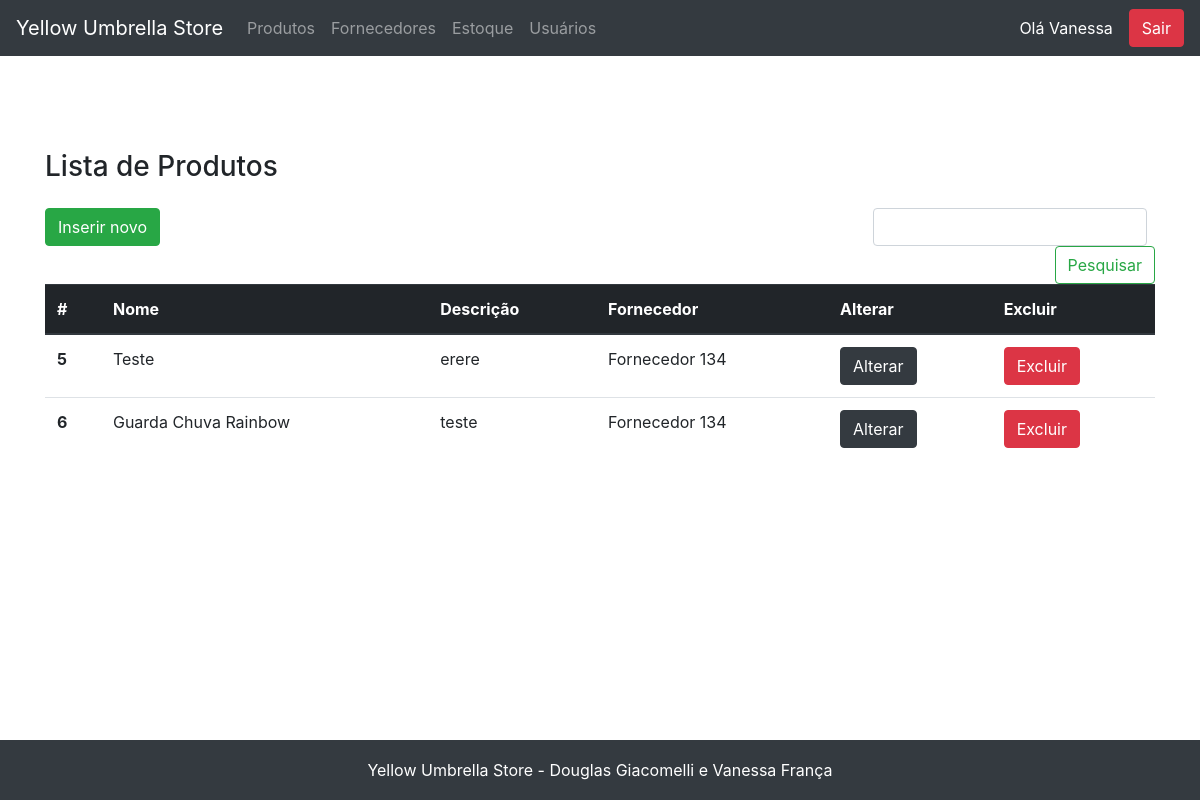
The app's page /produto/view_produtos.php (signed in), older data.
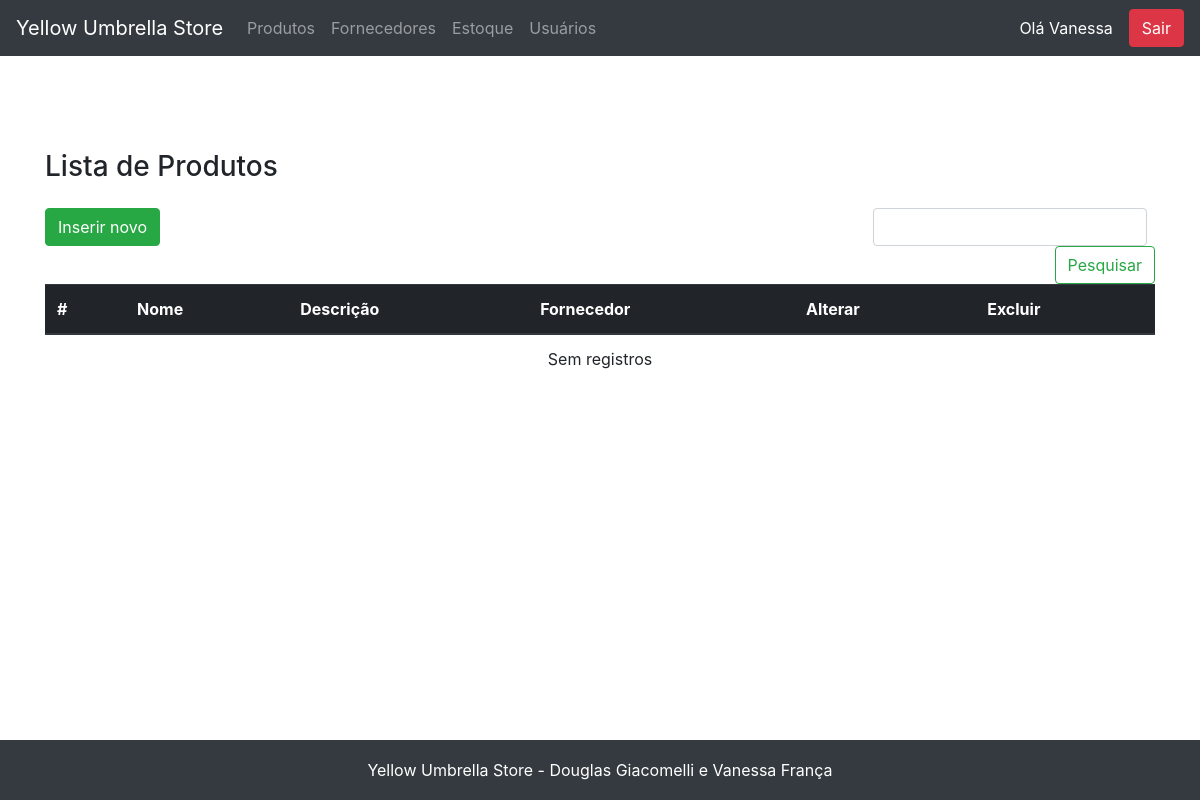
The same page, newer data.
### tables this page shows
CREATE TABLE `produto` (
  `id` int NOT NULL AUTO_INCREMENT,
  `nome` varchar(255) NOT NULL,
  `descricao` text NOT NULL,
  `foto` varchar(255) NOT NULL,
  `fornecedor_id` int DEFAULT NULL,
  PRIMARY KEY (`id`),
  KEY `fornecedor_id` (`fornecedor_id`),
  CONSTRAINT `produto_ibfk_1` FOREIGN KEY (`fornecedor_id`) REFERENCES `fornecedor` (`id`)
);

CREATE TABLE `fornecedor` (
  `id` int NOT NULL AUTO_INCREMENT,
  `nome` varchar(255) NOT NULL,
  `descricao` text NOT NULL,
  `email` varchar(255) NOT NULL,
  `telefone` varchar(255) NOT NULL,
  PRIMARY KEY (`id`)
);

### fachada.php (called while the page is built, shortened)
<?php
include_once('model/Produto.php');
include_once('dao/mysql/MysqlDaoFactory.php');
$factory = new MysqlDaofactory();
?>

### dao/mysql/MysqlDaoFactory.php (called while the page is built, shortened)
<?php
include_once('MysqlProdutoDao.php');
class MysqlDaofactory extends DaoFactory {
    private $host = "localhost";
    private $db_name = "web2";
    private $port = "3306";
    private $username = "root";
    private $password = "v6a10fr4nc486";
    public function getConnection(){
        $this->conn = null;
        $dsn="mysql:host=" . $this->host . ";port=" . $this->port . ";dbname=" . $this->db_name;
        try{
            $this->conn = new PDO($dsn, $this->username, $this->password);
      }catch(PDOException $exception){
            echo "Connection error: " . $exception->getMessage() . "\n";
            echo "DSN = " . $dsn;
        }
        return $this->conn;
    }
    public function getProdutoDao() {
        return new MysqlProdutoDao($this->getConnection());
    }
}
?>

### dao/DAO.php (called while the page is built, shortened)
<?php
abstract class DAO {
    public function __construct($conn){
        $this->conn = $conn;
    }
}
?>

### dao/mysql/MysqlProdutoDao.php (called while the page is built, shortened)
<?php
include_once($_SERVER['DOCUMENT_ROOT'].'/yellow_umbrella/dao/DAO.php');
class MysqlProdutoDao extends DAO implements ProdutoDao {
    private $table_name = 'produto';
    public function buscaTodos() {
        $query = "SELECT
                    p.id, p.nome, p.descricao, p.foto, fornecedor_id, f.nome as fornecedor_nome
                FROM
                    " . $this->table_name ." p
                    LEFT JOIN fornecedor f on (fornecedor_id = f.id)
                    ORDER BY id ASC";
        $stmt = $this->conn->prepare( $query );
        $stmt->execute();
        $produtos = [];
        while ($row = $stmt->fetch(PDO::FETCH_ASSOC)){
            extract($row);
            $produto = new Produto($id, $nome, $descricao, $foto, $fornecedor_id, $fornecedor_nome);
            $produtos[] = $produto;
        }
        return $produtos;
    }
}
?>

### model/Produto.php (called while the page is built, shortened)
<?php
class Produto{
    private $id;
    private $nome;
    private $descricao;
    private $fornecedor_nome;
    public function __construct( $id=null, $nome, $descricao, $foto, $fornecedor_id, $fornecedor_nome=null){
        $this->id=$id;
        $this->nome=$nome;
        $this->descricao=$descricao;
        $this->fornecedor_nome=$fornecedor_nome;
    }
    public function getId() { return intval($this->id); }
    public function getNome() { return $this->nome; }
    public function getDescricao() { return $this->descricao; }
    public function getFornecedorNome() { return $this->fornecedor_nome; }
}
?>

### produto/view_produtos.php (the view, shortened to what this page needs)
<?php
    include "../fachada.php";
    include "../header.php";
    $dao = $factory->getProdutoDao();
    $produtos = $dao->buscaTodos();
    $produtos = (isset($_SESSION["produtos"])) ? ($_SESSION["produtos"]) : ($produtos);
?>
<main role="main" class="container">
    <h3 class="mb-3">Lista de Produtos</h3>
    <div class="row">
        <div class="col-12">
        </div>
        <div class="col-lg-8 col-sm-12">
            <a href="view_cadastro_produto.php" class="btn btn-success mb-2">Inserir novo</a>
        </div>
        <div class="col-lg-4 col-sm-12">
            <form class="form-inline mt-2 mt-md-0 form-search-list" action="<?=$base?>/produto/executa_pesquisa.php" method="POST">
                <input class="form-control mr-sm-2" type="text" name="pesquisa" aria-label="Pesquisar">
                <button class="btn btn-outline-success my-2 my-sm-0" type="submit">Pesquisar</button>
            </form>
        </div>
        <div class="col-12">
        <table class="table table-responsive">
            <thead class="thead-dark">
                <tr>
                <th scope="col">#</th>
                <th scope="col">Nome</th>
                <th scope="col">Descrição</th>
                <th scope="col">Fornecedor</th>
                <th scope="col">Alterar</th>
                <th scope="col">Excluir</th>
                </tr>
            </thead>
            <tbody>
            <?php
                if($produtos){
                    foreach($produtos as $item){
            ?>
                <tr>
                <th scope="row"><?=$item->getID()?></th>
                <td><?=$item->getNome()?></td>
                <td><?=$item->getDescricao()?></td>
                <td><?=$item->getFornecedorNome()?></td>
                <td><a href="view_editar_produto.php?id=<?=$item->getID()?>" class="btn btn-dark">Alterar</button></td>
                <td><a href="exclui_produto.php?id=<?=$item->getID()?>" id="excluiProduto" class="btn btn-danger" onclick="return confirm('Você quer mesmo remover este produto?')">Excluir</button></td>
                </tr>
            <?php
                    }
                }else{
                    echo "<td colspan=6 style='text-align:center;'>Sem registros</td>";
                }
            ?>
            </tbody>
        </table>
        </div>
    </div>
</main>
<?php include "../footer.php"; ?>

Row changes from the older to the newer data that the page shows:
removed produto: id "5", nome "Teste", descricao "erere", fornecedor.nome "Fornecedor 134"
removed produto: id "6", nome "Guarda Chuva Rainbow", descricao "teste", fornecedor.nome "Fornecedor 134"
Text that changed along with them:
text now shown: "Sem registros"
